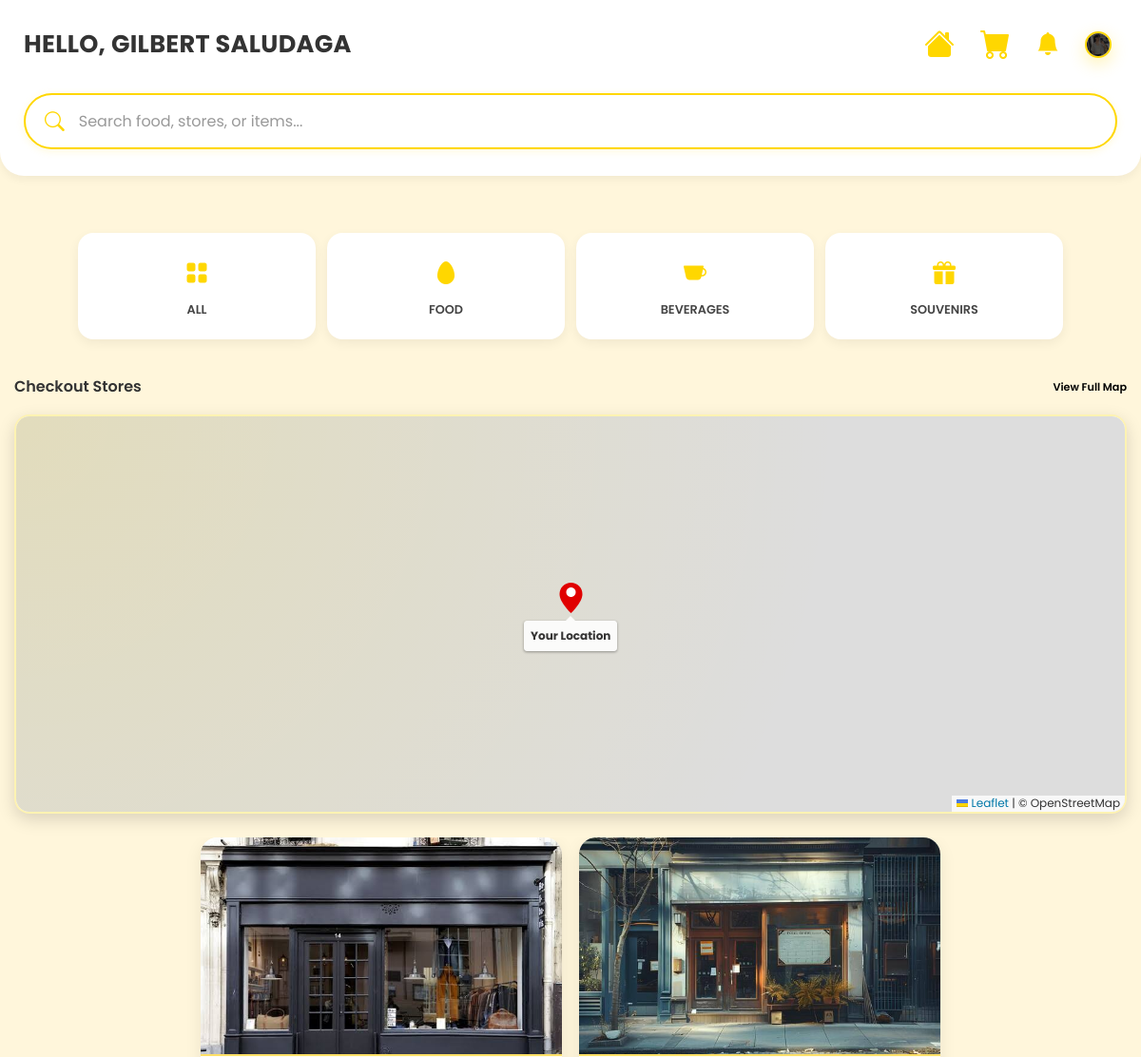
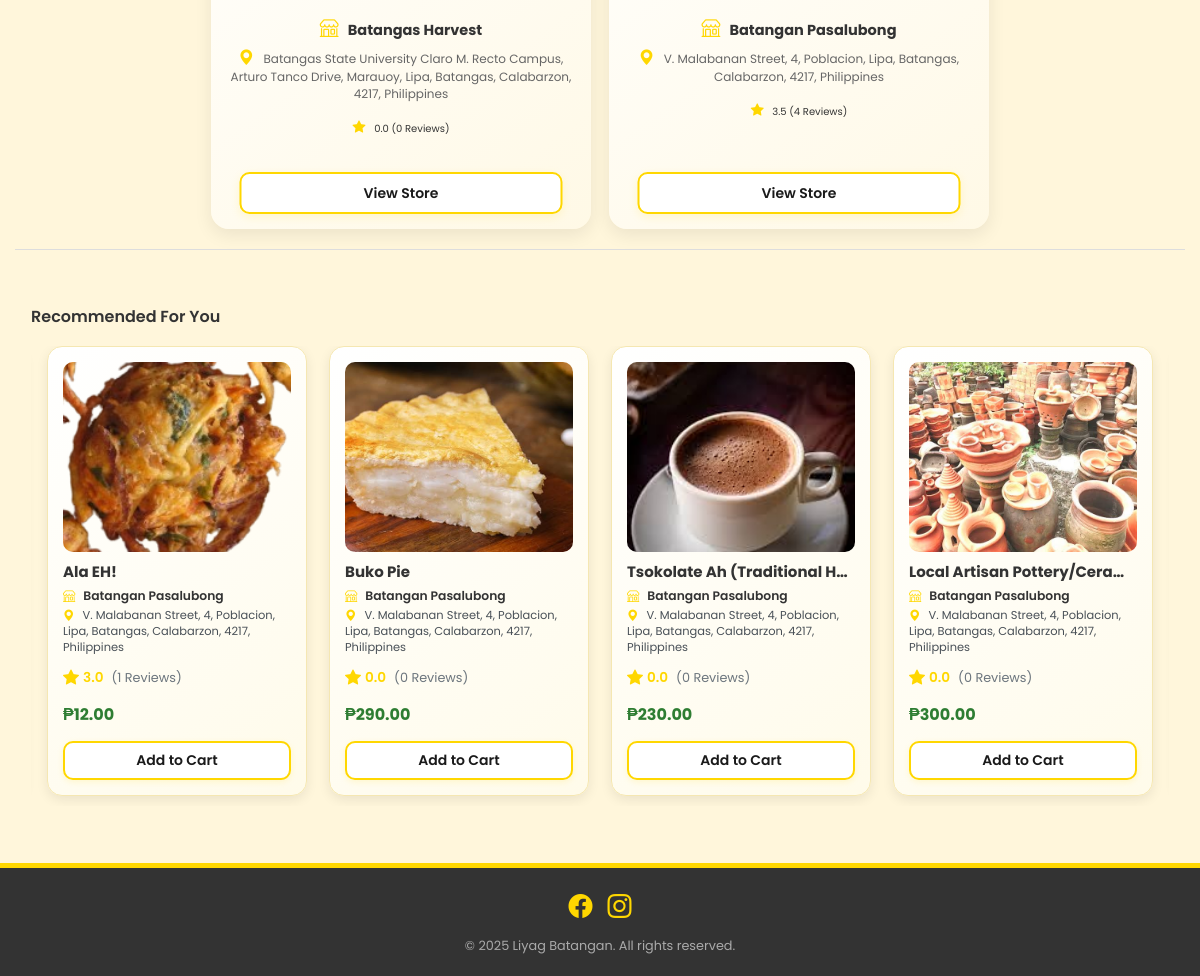
The page /index.php?action=home (signed in) on the database its author committed (2 pictures, top to bottom).
### tables this page shows
CREATE TABLE `vendor_account` (
  `vendor_id` int(11) NOT NULL,
  `user_id` int(11) NOT NULL,
  `business_name` varchar(100) DEFAULT NULL,
  `business_address` text DEFAULT NULL,
  `business_description` text DEFAULT NULL,
  `logo_url` varchar(255) DEFAULT NULL,
  `latitude` decimal(10,8) DEFAULT NULL,
  `longitude` decimal(11,8) DEFAULT NULL,
  `registration_date` timestamp NOT NULL DEFAULT current_timestamp(),
  `verification_document` varchar(255) DEFAULT NULL,
  `status` enum('Pending','Approved','Rejected') DEFAULT 'Pending',
  `rejection_reason` text DEFAULT NULL,
  `average_rating` decimal(2,1) DEFAULT NULL,
  `total_reviews` int(11) DEFAULT NULL
);

CREATE TABLE `products` (
  `product_id` int(11) NOT NULL,
  `vendor_id` int(11) DEFAULT NULL,
  `category_id` int(11) DEFAULT NULL,
  `name` varchar(100) DEFAULT NULL,
  `description` text DEFAULT NULL,
  `price` decimal(10,2) DEFAULT NULL,
  `stock_quantity` int(11) DEFAULT NULL,
  `image_url` varchar(255) DEFAULT NULL,
  `status` enum('Active','Inactive','OutOfStock','Discontinued','Pending') DEFAULT 'Active',
  `created_at` timestamp NOT NULL DEFAULT current_timestamp(),
  `updated_at` timestamp NOT NULL DEFAULT current_timestamp() ON UPDATE current_timestamp(),
  `commission_rate` decimal(4,2) NOT NULL DEFAULT 10.00
);

### app/controllers/homeController.php (called while the page is built, shortened)
<?php
require_once __DIR__ . '/../models/productModels.php';
require_once __DIR__ . '/../models/vendorModels.php';
class HomeController {
    public function index() {
        $user = $_SESSION['user'];
        $displayUserName = $user['name'] ?? 'User';
        $userProfilePicture = $user['profile_picture'] ?? null;
        $db = new Database();
        $conn = $db->connect();
        $vendorModel = new Vendor($conn);
        $productModel = new ProductModel($conn);
        $approved_stores = $vendorModel->readApproved();
        $recommended_products = $productModel->readRandom(10);
        include __DIR__ . '/../views/home.php';
    }
}

### app/models/vendorModels.php (called while the page is built, shortened)
<?php
class Vendor {
    private $conn;
    private $table_name = "vendor_account";
    public function __construct($db) {
        $this->conn = $db;
    }
    public function readApproved() {
        $query = "SELECT vendor_id, business_name, business_address, logo_url, latitude, longitude
                  FROM " . $this->table_name . "
                  WHERE status = 'Approved'
                  ORDER BY registration_date DESC";
        $stmt = $this->conn->prepare($query);
        $stmt->execute();
        $stores = $stmt->fetchAll(PDO::FETCH_ASSOC);
        return $stores;
    }
}
?>

### app/models/productModels.php (called while the page is built, shortened)
<?php
class ProductModel {
    private $conn;
    public function __construct($db) {
        $this->conn = $db;
    }
    private function getProductBaseQuery() {
        return "
            SELECT
                p.*,
                v.business_name,
                v.business_address,
                CAST(AVG(pr.rating) AS DECIMAL(2, 1)) AS average_rating,
                COUNT(pr.review_id) AS total_reviews
            FROM products p
            JOIN vendor_account v ON p.vendor_id = v.vendor_id
            LEFT JOIN product_reviews pr ON p.product_id = pr.product_id
        ";
    }
    public function readRandom($limit) {
        $sql = $this->getProductBaseQuery() . "
                WHERE p.stock_quantity > 0 AND p.status = 'Active'
                GROUP BY p.product_id
                ORDER BY RAND()
                LIMIT ?";
        $stmt = $this->conn->prepare($sql);
        $stmt->execute([$limit]);
        return $stmt->fetchAll(PDO::FETCH_ASSOC);
    }
}

### app/views/home.php (the view, shortened to what this page needs)
<?php
$query = $_GET['query'] ?? null;
$is_search_page = !empty($query);
?>
<!DOCTYPE html>
<html lang="en">
<head>
    <link rel="stylesheet" href="https://cdn.jsdelivr.net/npm/bootstrap-icons@1.11.3/font/bootstrap-icons.css">
    <link rel="stylesheet" href="public/assets/css/home.css">
    <link rel="stylesheet" href="public/assets/css/responsive-home.css">
    <link rel="stylesheet" href="public/assets/css/notification.css">
    <link rel="stylesheet" href="public/assets/css/search.css">
    <link rel="stylesheet" href="https://unpkg.com/leaflet@1.9.4/dist/leaflet.css" />
</head>
<body class="<?= $is_search_page ? 'search-results-active' : '' ?>">
<header class="header">
    <div class="header-top">
        <div class="profile-greeting">
            HELLO, <?= strtoupper(htmlspecialchars($displayUserName)) ?>
        </div>
        <nav class="nav-icons">
              <a href="index.php?action=home" title="Home">
                <i class="bi bi-house-fill"></i>
            </a>
            <a href="index.php?action=cart" title="Cart">
                <i class="bi bi-cart-fill"></i>
            </a>
           <div class="notification-dropdown" data-user-id="<?= htmlspecialchars($_SESSION['user_id'] ?? '') ?>">
                <button id="notificationBtn" title="Notifications">
                    <div class="notification-hover-wrapper">
                        <i class="bi bi-bell-fill"></i>
                    </div>
                </button>
            </div>
            <div class="profile-dropdown">
                <button id="profileBtn" title="Profile">
                    <div class="profile-hover-wrapper">
                        <img src="<?= htmlspecialchars(
                                $userProfilePicture
                                    ? 'uploads/' . basename($userProfilePicture)
                                    : 'public/assets/default/default_profile.jpg'
                        ) ?>"
                        alt="Profile"
                        class="profile-icon">
                    </div>
                </button>
            </div>
        </nav>
    </div>
    <div class="search-wrapper">
        <i class="bi bi-search search-icon"></i>
        <input type="text" id="searchInput" placeholder="Search food, stores, or items..." class="search-input" value="<?= $is_search_page ? htmlspecialchars($query) : '' ?>">
    </div>
</header>
<main>
        <section class="categories">
            <div class="category-grid">
                <a href="index.php?action=products&category_id=all" class="category-card">
                    <i class="bi bi-grid-fill"></i><span>ALL</span>
                </a>
                <a href="index.php?action=products&category_id=1" class="category-card">
                    <i class="bi bi-egg-fill"></i><span>FOOD</span>
                </a>
                <a href="index.php?action=products&category_id=2" class="category-card">
                    <i class="bi bi-cup-fill"></i><span>BEVERAGES</span>
                </a>
                <a href="index.php?action=products&category_id=3" class="category-card">
                    <i class="bi bi-gift-fill"></i><span>SOUVENIRS</span>
                </a>
            </div>
        </section>
        <section class="checkout-stores">
            <h2 class="section-title">
                Checkout Stores
                <a href="index.php?action=all_stores" class="see-all">View Full Map</a>
            </h2>
            <div class="map-container">
                <div id="store-map"></div>
            </div>
            <div class="store-grid-single" data-stores='<?= htmlspecialchars(json_encode($approved_stores), ENT_QUOTES, 'UTF-8') ?>'>
                <?php if (!empty($approved_stores)): ?>
                    <?php foreach ($approved_stores as $store): ?>
                        <div class="store-card-large">
                            <img src="<?= htmlspecialchars($store['logo_url'] ?? 'public/assets/default/default_store_logo.jpg') ?>"
                                alt="<?= htmlspecialchars($store['business_name']) ?>">
                            <div class="store-info">
                                <h3><i class="bi bi-shop"></i> <?= htmlspecialchars($store['business_name']) ?></h3>
                                <p class="store-address"><i class="bi bi-geo-alt-fill"></i> <?= htmlspecialchars($store['business_address']) ?></p>
                                <div class="store-rating-info">
                                    <span class="store-rating">
                                        <i class="bi bi-star-fill"></i>
                                        <?= number_format($store['average_rating'] ?? 0, 1) ?>
                                    </span>
                                    <span class="review-count">
                                        (<?= number_format($store['total_reviews'] ?? 0) ?> Reviews)
                                    </span>
                                </div>
                                <a href="index.php?action=view_store&vendor_id=<?= urlencode($store['vendor_id']) ?>"
                                class="view-store-btn">View Store</a>
                            </div>
                        </div>
                    <?php endforeach; ?>
                <?php endif; ?>
            </div>
        <section class="recommended-for-you">
            <h2 class="section-title">Recommended For You</h2>
            <div class="product-grid">
                <?php if (!empty($recommended_products)): ?>
                    <?php foreach ($recommended_products as $product): ?>
                        <div class="product-card"
                              data-product='<?= htmlspecialchars(json_encode($product), ENT_QUOTES, 'UTF-8') ?>'>
                            <img src="<?= htmlspecialchars($product['image_url'] ?? 'uploads/products/default_product.jpg') ?>"
                                  alt="<?= htmlspecialchars($product['name']) ?>"
                                  class="product-image">
                            <h3><?= htmlspecialchars($product['name']) ?></h3>
                                <?php if (!empty($product['business_name']) && !empty($product['business_address'])): ?>
                                    <div class="product-store-info">
                                        <span class="store-name">
                                            <i class="bi bi-shop"></i>
                                            <?= htmlspecialchars($product['business_name']) ?>
                                        </span>
                                        <span class="store-address">
                                            <i class="bi bi-geo-alt-fill"></i>
                                            <?= htmlspecialchars($product['business_address']) ?>
                                        </span>
                                    </div>
                                <?php endif; ?>
                                 <?php
                                    $avg_rating = number_format($product['average_rating'] ?? 0, 1);
                                    $total_reviews = $product['total_reviews'] ?? 0;
                                ?>
                                <div class="product-rating-info">
                                    <span class="product-rating">
                                        <i class="bi bi-star-fill"></i>
                                        <?= $avg_rating ?>
                                    </span>
                                    <span class="review-count">
                                        (<?= number_format($total_reviews) ?> Reviews)
                                    </span>
                                </div>
                            <span class="price">₱<?= number_format($product['price'], 2) ?></span>
                            <span class="view-btn">Add to Cart</span>
                        </div>
                    <?php endforeach; ?>
                <?php else: ?>
                    <p>No products are currently available.</p>
                <?php endif; ?>
            </div>
        </section>
</main>
<footer class="footer">
    <div class="social-icons">
        <a href="https://www.facebook.com/people/Liyag-Batangan/61583172300285/"><i class="bi bi-facebook"></i></a>
        <a href="https://www.instagram.com/liyag.batangan"><i class="bi bi-instagram"></i></a>
    </div>
    <p class="copyright">&copy; <?= date('Y') ?> Liyag Batangan. All rights reserved.</p>
</footer>
</body>
</html>

### public/assets/css/responsive-home.css (style rules this page uses)
@media (min-width: 1200px) and (max-width: 1399px) { header.header { padding: 15px 25px 28px; } }
@media (min-width: 1200px) and (max-width: 1399px) { .profile-greeting { font-size: 1.6em; word-break: break-word; } }
@media (min-width: 1200px) and (max-width: 1399px) { main { padding: 25px 15px; max-width: 1200px; } }
@media (min-width: 1200px) and (max-width: 1399px) { .section-title { font-size: 1.6em; margin: 25px 0 18px; } }
@media (min-width: 1200px) and (max-width: 1399px) { .category-grid { gap: 12px; justify-content: center; } }
@media (min-width: 1200px) and (max-width: 1399px) { .category-card { width: 250px; padding: 22px 16px; } }
@media (min-width: 1200px) and (max-width: 1399px) { .category-card i { font-size: 1.5em; margin-bottom: 10px; } }
@media (min-width: 1200px) and (max-width: 1399px) { .category-card span { font-size: 0.8em; } }
@media (min-width: 1200px) and (max-width: 1399px) { .store-grid-single { max-width: 1200px; gap: 18px; justify-content: center; } }
@media (min-width: 1200px) and (max-width: 1399px) { .store-card-large { width: 380px; height: 460px; padding-bottom: 70px; flex-shrink: 0; } }
@media (min-width: 1200px) and (max-width: 1399px) { .store-card-large img { height: 230px; width: 100%; } }
@media (min-width: 1200px) and (max-width: 1399px) { .store-card-large h3 { font-size: 1.45em; } }
@media (min-width: 1200px) and (max-width: 1399px) { .store-card-large .store-address { font-size: 1.2em; } }
@media (min-width: 1200px) and (max-width: 1399px) { .product-grid { grid-template-columns: repeat(4, 260px); max-width: 1200px; gap: 22px; justify-content: center; } }
@media (min-width: 1200px) and (max-width: 1399px) { .product-card { width: 260px; height: 450px; padding: 15px; flex-shrink: 0; } }
@media (min-width: 1200px) and (max-width: 1399px) { .product-card img { height: 190px; width: 100%; } }
@media (min-width: 1200px) and (max-width: 1399px) { .product-card h3 { font-size: 1.5em; } }
@media (min-width: 1200px) and (max-width: 1399px) { .product-card .product-store-info { font-size: 0.88em; } }
@media (min-width: 1200px) and (max-width: 1399px) { .product-store-info .store-name { font-size: 1.4em; } }
@media (min-width: 1200px) and (max-width: 1399px) { .product-store-info .store-address { font-size: 1.3em; } }
@media (min-width: 1200px) and (max-width: 1399px) { .product-card .price { font-size: 1.6em; } }
@media (min-width: 1200px) and (max-width: 1399px) { .view-btn, .view-store-btn { font-size: 1.4em; } }

### public/assets/css/notification.css (style rules this page uses)
.notification-dropdown { position: relative; display: inline-block; }

### public/assets/css/search.css (style rules this page uses)
.search-wrapper { background-color: #ffffff; border: 2px solid #FFD700; border-radius: 40px; display: flex; align-items: center; padding: 10px 20px; box-shadow: 0 2px 8px rgba(255, 215, 0, 0.15); width: 100%; max-width: 100%; transition: box-shadow 0.4s ease, border-color 0.4s ease, transform 0.3s ease; }
.search-icon { font-size: 1.3em; color: #FFD700; margin-right: 10px; transition: transform 0.3s ease, color 0.3s ease; }
.search-wrapper input { border: none; outline: none; flex: 1; font-size: 1rem; background: transparent; color: #333; padding: 5px; font-family: 'Poppins', sans-serif; }
.search-wrapper input::placeholder { color: #999; transition: color 0.3s ease; }

### rows shown on the page
vendor_account: logo_url (picture), business_name "Batangas Harvest", business_address "Batangas State University Claro M. Recto Campus, Arturo Tanco Drive, Marauoy, Lipa, Batangas, Calabarzon, 4217, Philippines", average_rating "0.0", total_reviews "0"
vendor_account: logo_url (picture), business_name "Batangan Pasalubong", business_address "V. Malabanan Street, 4, Poblacion, Lipa, Batangas, Calabarzon, 4217, Philippines", average_rating "3.5", total_reviews "4"
products: image_url (picture), name "Ala EH!", vendor.business_name "Batangan Pasalubong", vendor.business_address "V. Malabanan Street, 4, Poblacion, Lipa, Batangas, Calabarzon, 4217, Philippines", avg_rating "3.0", total_reviews "1", price "12.00"
products: image_url (picture), name "Buko Pie", vendor.business_name "Batangan Pasalubong", vendor.business_address "V. Malabanan Street, 4, Poblacion, Lipa, Batangas, Calabarzon, 4217, Philippines", avg_rating "0.0", total_reviews "0", price "290.00"
products: image_url (picture), name "Tsokolate Ah (Traditional H…", vendor.business_name "Batangan Pasalubong", vendor.business_address "V. Malabanan Street, 4, Poblacion, Lipa, Batangas, Calabarzon, 4217, Philippines", avg_rating "0.0", total_reviews "0", price "230.00"
products: image_url (picture), name "Local Artisan Pottery/Cera…", vendor.business_name "Batangan Pasalubong", vendor.business_address "V. Malabanan Street, 4, Poblacion, Lipa, Batangas, Calabarzon, 4217, Philippines", avg_rating "0.0", total_reviews "0", price "300.00"

### other values the page prints
$displayUserName "GILBERT SALUDAGA"
